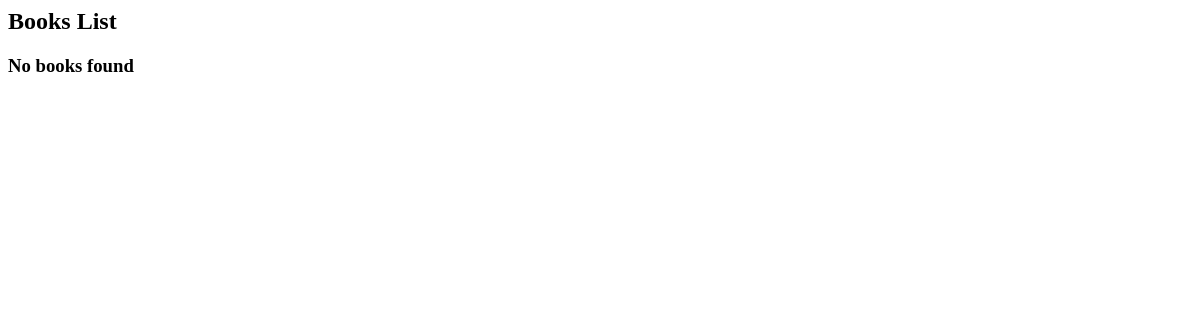
Before: /books/simple/query with the older database file.
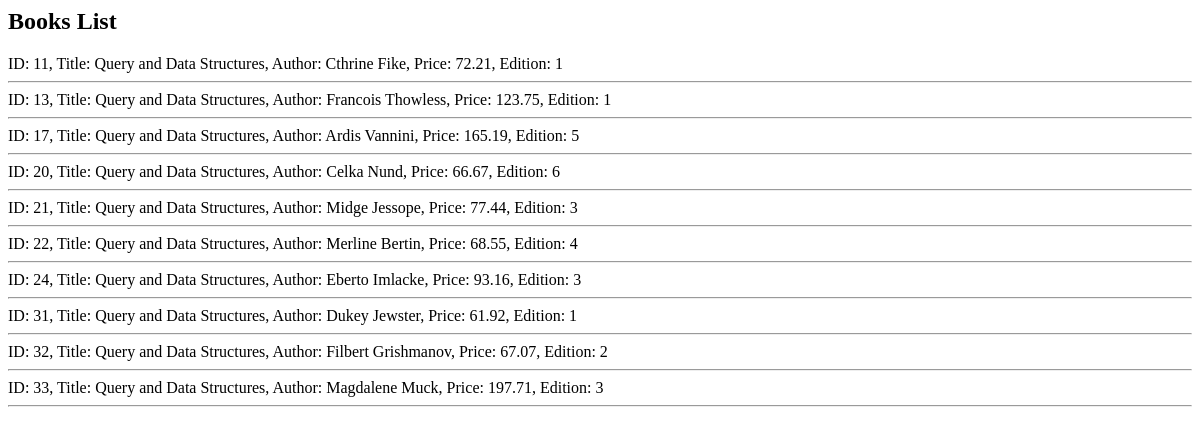
After: the same page with the newer database file.
### apps/bookmodule/models.py (models this page shows)
class Book(models.Model):
    title = models.CharField(max_length=50)
    author = models.CharField(max_length=50)
    price = models.FloatField(default=0.0)
    edition = models.SmallIntegerField(default=1)

### apps/bookmodule/views.py (the view)
# urls.py: path('simple/query', views.simple_query, name='simple_query'),
def simple_query(request):
    mybooks = Book.objects.filter(title__icontains='and')
    return render(request, 'bookmodule/bookListLab7.html', {'books': mybooks})

### apps/templates/bookmodule/bookListLab7.html
 <h2>Books List</h2>
{% if books %}
    {% for obj in books %}
        ID: {{ obj.id }},
        Title: {{ obj.title }},
        Author: {{ obj.author }},
        Price: {{ obj.price }},
        Edition: {{ obj.edition }}
        <hr>
    {% endfor %}
{% else %}
    <h3>No books found</h3>
{% endif %}

Changed rows visible on the page:
added Book: id "11", title "Query and Data Structures", author "Cthrine Fike", price "72.21", edition "1"
added Book: id "13", title "Query and Data Structures", author "Francois Thowless", price "123.75", edition "1"
added Book: id "17", title "Query and Data Structures", author "Ardis Vannini", price "165.19", edition "5"
added Book: id "20", title "Query and Data Structures", author "Celka Nund", price "66.67", edition "6"
added Book: id "21", title "Query and Data Structures", author "Midge Jessope", price "77.44", edition "3"
added Book: id "22", title "Query and Data Structures", author "Merline Bertin", price "68.55", edition "4"
added Book: id "24", title "Query and Data Structures", author "Eberto Imlacke", price "93.16", edition "3"
added Book: id "31", title "Query and Data Structures", author "Dukey Jewster", price "61.92", edition "1"
added Book: id "32", title "Query and Data Structures", author "Filbert Grishmanov", price "67.07", edition "2"
added Book: id "33", title "Query and Data Structures", author "Magdalene Muck", price "197.71", edition "3"
Other visible differences:
text no longer shown: "No books found"
